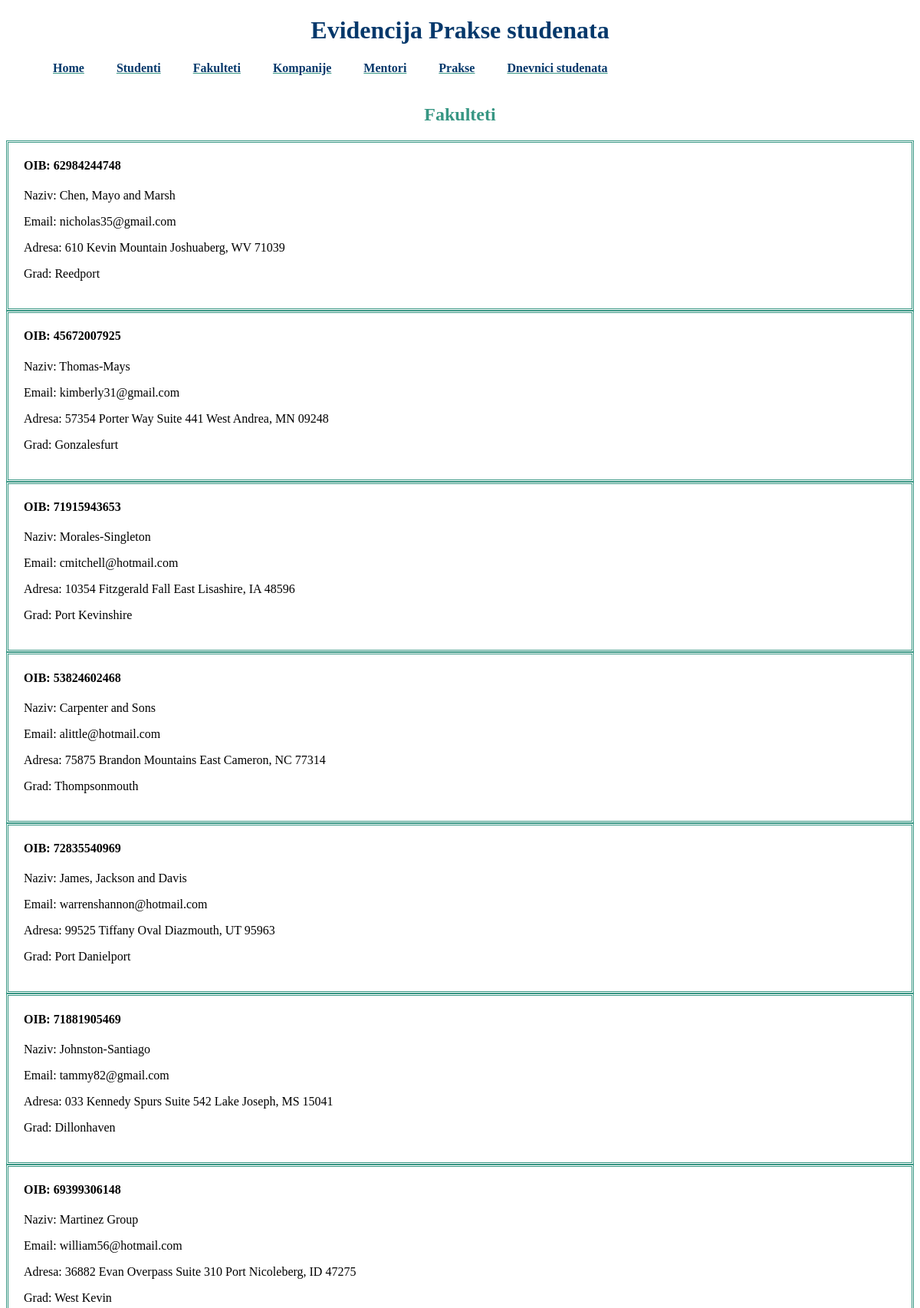
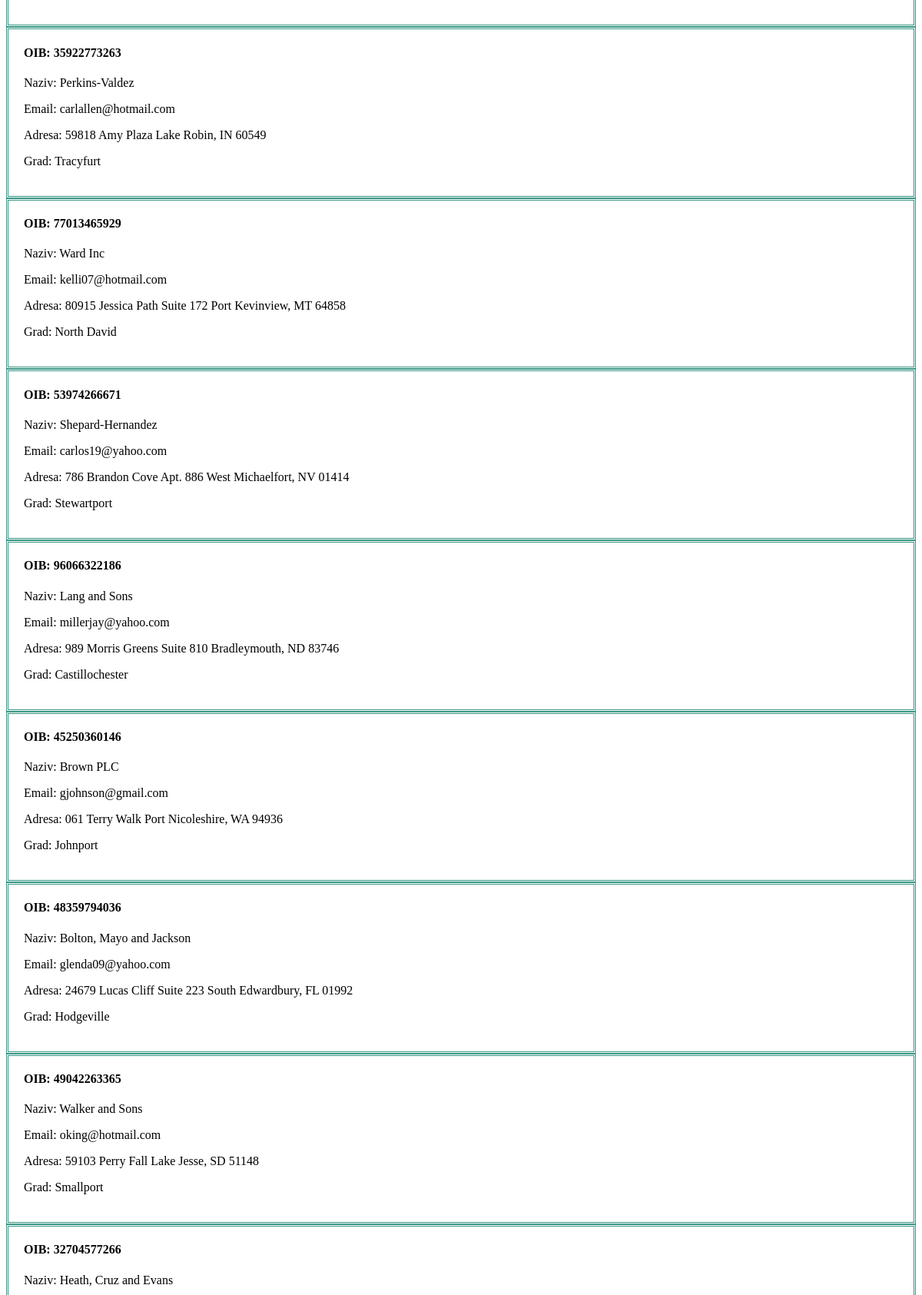
/fakulteti (upper part), run on the app's committed database (2 pictures, top to bottom).
### main/models.py (models this page shows, shortened)
class Fakultet(models.Model):
    fakultet_OIB=models.CharField(max_length=11, primary_key=True, validators=[MinLengthValidator(11)])
    fakultet_naziv=models.CharField(max_length=100)
    fakultet_email=models.EmailField()
    fakultet_adresa=models.CharField(max_length=50)
    fakultet_grad=models.CharField(max_length=50)

### main/views.py (the view)
# urls.py: path('fakulteti', FakultetList.as_view()),
class FakultetList(ListView):
    model=Fakultet

### main/templates/main/fakultet_list.html
{% extends "base_generic.html" %}
{% block content %}
<br><br>
<h2>Fakulteti</h2>
{% for fakultet in fakultet_list %}
    <div class="fakultet">
        <h4>OIB: {{fakultet.fakultet_OIB}}</h4>
        <p>Naziv: {{fakultet.fakultet_naziv}}</p>
        <p>Email: {{fakultet.fakultet_email}}</p>
        <p>Adresa: {{fakultet.fakultet_adresa}}</p>
        <p>Grad: {{fakultet.fakultet_grad}}</p>
    </div>
{% endfor %}
{% endblock %}

### main/static/style.css (style rules this page uses)
h2 { text-align: center; color:#379683; }
.fakultet { border-color: #379683; border-style: double; padding-left: 20px; padding-right: 20px; padding-bottom: 20px; }

### data on the page
Fakultet: fakultet_OIB "62984244748", fakultet_naziv "Chen, Mayo and Marsh", fakultet_email "nicholas35@gmail.com", fakultet_adresa "610 Kevin Mountain Joshuaberg, WV 71039", fakultet_grad "Reedport"
Fakultet: fakultet_OIB "45672007925", fakultet_naziv "Thomas-Mays", fakultet_email "kimberly31@gmail.com", fakultet_adresa "57354 Porter Way Suite 441 West Andrea, MN 09248", fakultet_grad "Gonzalesfurt"
Fakultet: fakultet_OIB "71915943653", fakultet_naziv "Morales-Singleton", fakultet_email "cmitchell@hotmail.com", fakultet_adresa "10354 Fitzgerald Fall East Lisashire, IA 48596", fakultet_grad "Port Kevinshire"
Fakultet: fakultet_OIB "53824602468", fakultet_naziv "Carpenter and Sons", fakultet_email "alittle@hotmail.com", fakultet_adresa "75875 Brandon Mountains East Cameron, NC 77314", fakultet_grad "Thompsonmouth"
Fakultet: fakultet_OIB "72835540969", fakultet_naziv "James, Jackson and Davis", fakultet_email "warrenshannon@hotmail.com", fakultet_adresa "99525 Tiffany Oval Diazmouth, UT 95963", fakultet_grad "Port Danielport"
Fakultet: fakultet_OIB "71881905469", fakultet_naziv "Johnston-Santiago", fakultet_email "tammy82@gmail.com", fakultet_adresa "033 Kennedy Spurs Suite 542 Lake Joseph, MS 15041", fakultet_grad "Dillonhaven"
Fakultet: fakultet_OIB "69399306148", fakultet_naziv "Martinez Group", fakultet_email "william56@hotmail.com", fakultet_adresa "36882 Evan Overpass Suite 310 Port Nicoleberg, ID 47275", fakultet_grad "West Kevin"
Fakultet: fakultet_OIB "35922773263", fakultet_naziv "Perkins-Valdez", fakultet_email "carlallen@hotmail.com", fakultet_adresa "59818 Amy Plaza Lake Robin, IN 60549", fakultet_grad "Tracyfurt"
Fakultet: fakultet_OIB "77013465929", fakultet_naziv "Ward Inc", fakultet_email "kelli07@hotmail.com", fakultet_adresa "80915 Jessica Path Suite 172 Port Kevinview, MT 64858", fakultet_grad "North David"
Fakultet: fakultet_OIB "53974266671", fakultet_naziv "Shepard-Hernandez", fakultet_email "carlos19@yahoo.com", fakultet_adresa "786 Brandon Cove Apt. 886 West Michaelfort, NV 01414", fakultet_grad "Stewartport"
Fakultet: fakultet_OIB "96066322186", fakultet_naziv "Lang and Sons", fakultet_email "millerjay@yahoo.com", fakultet_adresa "989 Morris Greens Suite 810 Bradleymouth, ND 83746", fakultet_grad "Castillochester"
Fakultet: fakultet_OIB "45250360146", fakultet_naziv "Brown PLC", fakultet_email "gjohnson@gmail.com", fakultet_adresa "061 Terry Walk Port Nicoleshire, WA 94936", fakultet_grad "Johnport"
Fakultet: fakultet_OIB "48359794036", fakultet_naziv "Bolton, Mayo and Jackson", fakultet_email "glenda09@yahoo.com", fakultet_adresa "24679 Lucas Cliff Suite 223 South Edwardbury, FL 01992", fakultet_grad "Hodgeville"
Fakultet: fakultet_OIB "49042263365", fakultet_naziv "Walker and Sons", fakultet_email "oking@hotmail.com", fakultet_adresa "59103 Perry Fall Lake Jesse, SD 51148", fakultet_grad "Smallport"
Fakultet: fakultet_OIB "32704577266", fakultet_naziv "Heath, Cruz and Evans"
